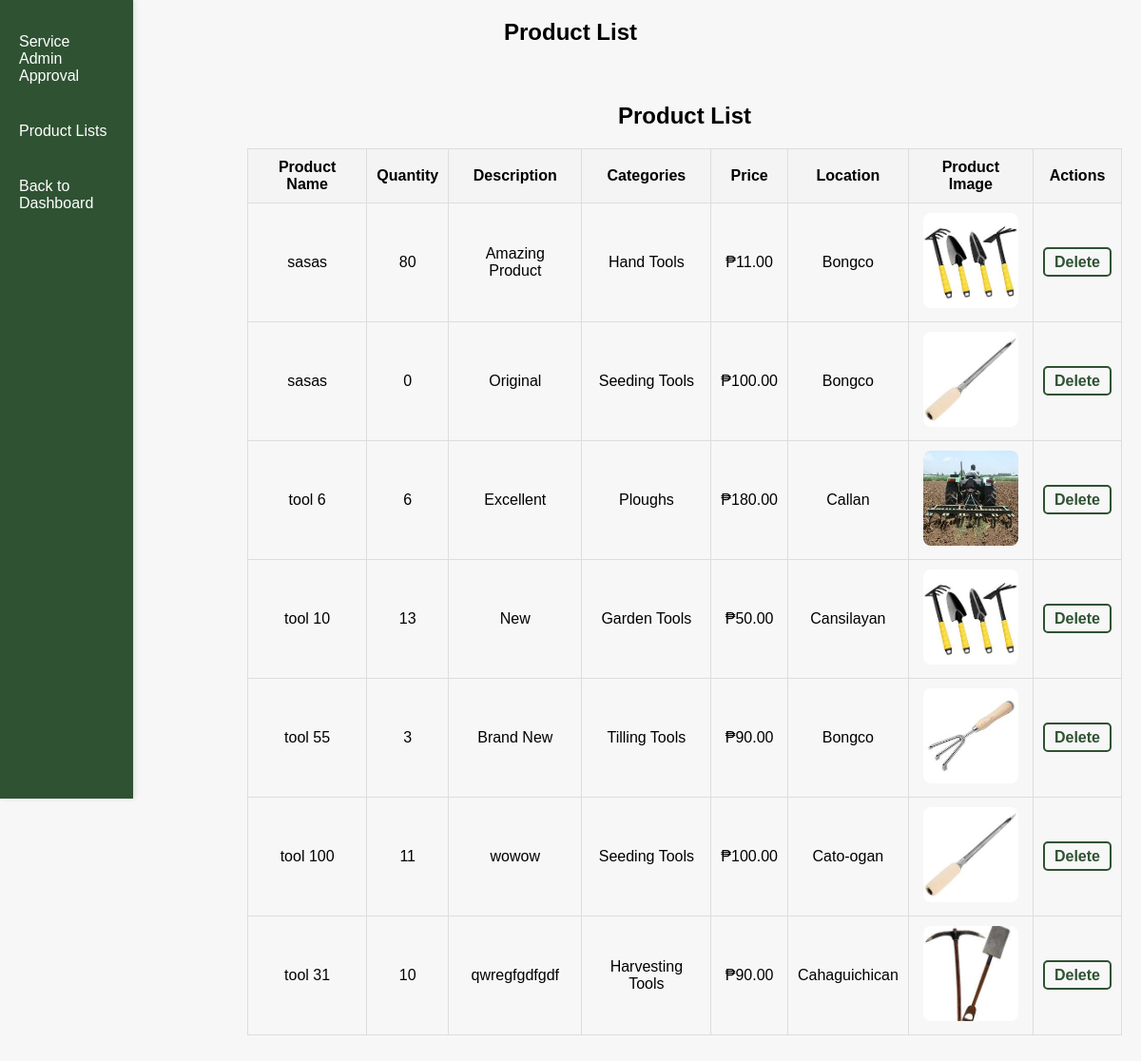
The page /index/AdminProductsApproval.php on the database as committed earlier.
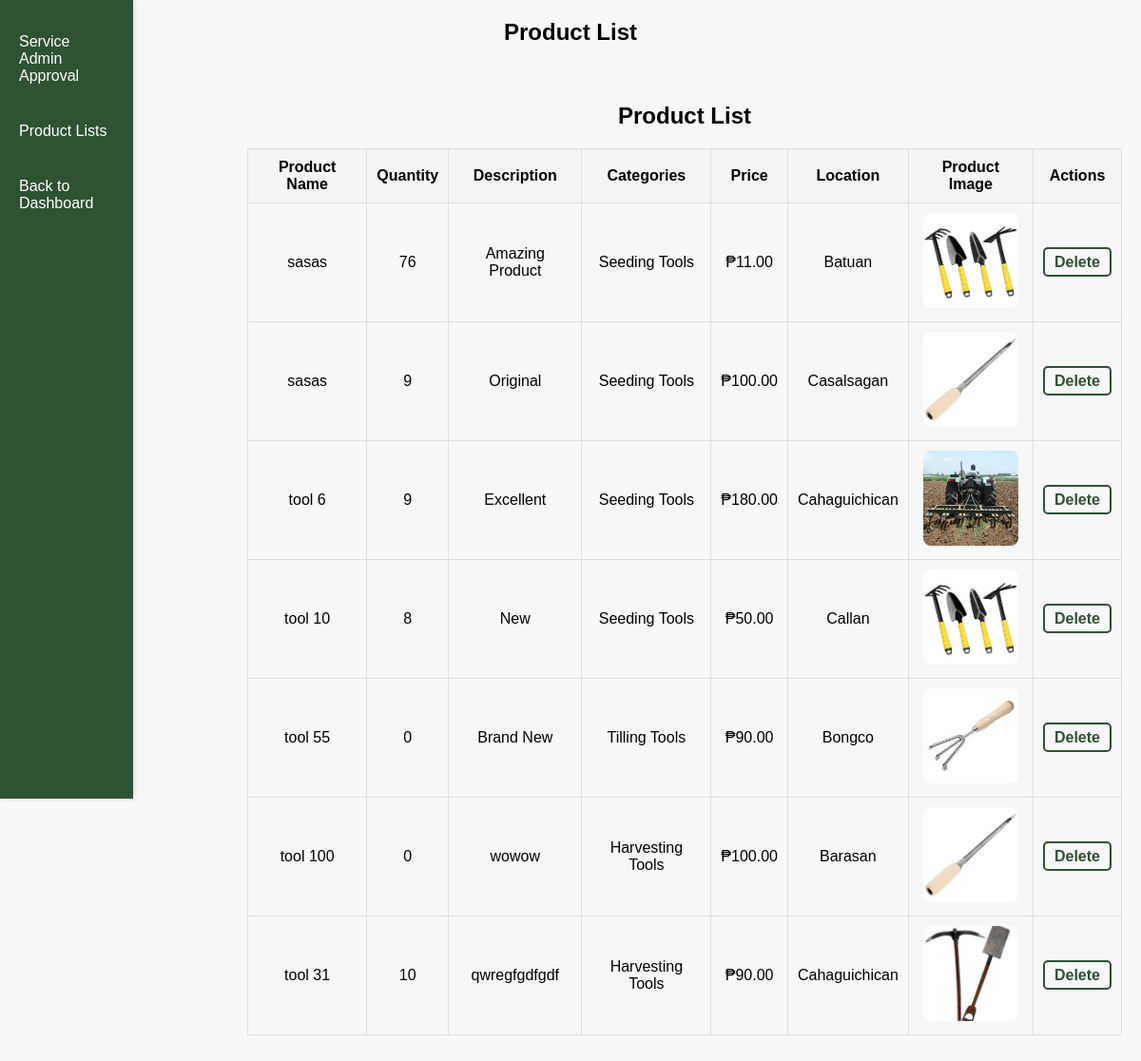
The same page on the database as committed later.
### tables this page shows
CREATE TABLE `products` (
  `id` int(11) NOT NULL,
  `product_name` varchar(255) NOT NULL,
  `location` varchar(255) NOT NULL,
  `description` text DEFAULT NULL,
  `quantity` int(11) NOT NULL,
  `categories` varchar(255) NOT NULL,
  `price` decimal(10,2) NOT NULL,
  `image` varchar(255) NOT NULL,
  `status` enum('pending','approved','declined') DEFAULT 'pending',
  `rent_days` int(11) NOT NULL,
  `created_at` timestamp NOT NULL DEFAULT current_timestamp(),
  `penalty_amount` decimal(10,2) DEFAULT 0.05
);

### index/AdminProductsApproval.php (the view, shortened to what this page needs)
<?php
@include 'config.php';
$approved_result = $conn->query("SELECT * FROM products WHERE status = 'approved'");
?>
<!DOCTYPE html>
<html lang="en">
<head>
</head>
<body>
    <div class="sidebar">
        <a href="AdminCustomerReg.php">Service Admin Approval</a>
        <a href="AdminProductsApproval.php">Product Lists</a>
        <a href="Admin.php">Back to Dashboard</a>
    </div>
    <h2>Product List</h2>
    <div class="container2">
        <div class="section">
            <h2>Product List</h2>
            <?php if ($approved_result && $approved_result->num_rows > 0): ?>
                <table>
                    <thead>
                        <tr>
                            <th>Product Name</th>
                            <th>Quantity</th>
                            <th>Description</th>
                            <th>Categories</th>
                            <th>Price</th>
                            <th>Location</th>
                            <th>Product Image</th>
                            <th>Actions</th>
                        </tr>
                    </thead>
                    <tbody>
                        <?php while ($row = $approved_result->fetch_assoc()): ?>
                            <tr>
                                <td><?php echo htmlspecialchars($row['product_name']); ?></td>
                                <td><?php echo htmlspecialchars($row['quantity']); ?></td>
                                <td><?php echo htmlspecialchars($row['description']); ?></td>
                                <td><?php echo htmlspecialchars($row['categories']); ?></td>
                                <td>₱<?php echo htmlspecialchars($row['price']); ?></td>
                                <td><?php echo htmlspecialchars($row['location']); ?></td>
                                <td>
                                    <img class="product-image" src="uploaded_img/<?php echo htmlspecialchars($row['image']); ?>" alt="Product: <?php echo htmlspecialchars($row['product_name']); ?>" style="width:100px;height:100px;">
                                </td>
                                <td>
                                    <a href="?delete=<?php echo $row['id']; ?>" onclick="return confirm('Are you sure you want to delete this product?');">Delete</a>
                                </td>
                            </tr>
                        <?php endwhile; ?>
                    </tbody>
                </table>
            <?php else: ?>
                <p>No approved product registrations.</p>
            <?php endif; ?>
        </div>
    </div>
</body>
</html>

### index/AdminProductsApproval.php (style rules this page uses)
body { font-family: Arial, sans-serif; background-color: #f7f7f7; margin: 0; padding: 0; }
.sidebar { background-color: #2F5233; color: white; height: 100vh; width: 100px; position: fixed; top: 0; left: 0; padding: 20px; box-shadow: 2px 0px 5px rgba(0, 0, 0, 0.1); }
.sidebar a { color: white; text-decoration: none; font-size: 16px; display: block; padding: 15px 0; margin-bottom: 10px; transition: background-color 0.3s ease; }
h2 { text-align: center; margin-bottom: 20px; }
.container2 { margin-left: 240px; padding: 20px; }
.section { margin-bottom: 30px; }
table { width: 100%; border-collapse: collapse; margin-top: 20px; }
table th, table td { padding: 10px; text-align: center; border: 1px solid #ddd; }
table th { background-color: #f4f4f4; }
table td img { width: 100px; height: 100px; object-fit: cover; border-radius: 8px; }
table a { color: #2F5233; text-decoration: none; font-weight: bold; padding: 5px 10px; border: 2px solid #2F5233; border-radius: 5px; transition: background-color 0.3s ease, color 0.3s ease; }
.product-image { cursor: pointer; border-radius: 8px; }

Rows that differ between the two databases and show on the page:
changed products "Amazing Product": quantity "80" → "76"; categories "Hand Tools" → "Seeding Tools"; location "Bongco" → "Batuan"
changed products "Original": quantity "0" → "9"; location "Bongco" → "Casalsagan"
changed products "tool 6": quantity "6" → "9"; categories "Ploughs" → "Seeding Tools"; location "Callan" → "Cahaguichican"
changed products "tool 10": quantity "13" → "8"; categories "Garden Tools" → "Seeding Tools"; location "Cansilayan" → "Callan"
changed products "tool 55": quantity "3" → "0"
changed products "tool 100": quantity "11" → "0"; categories "Seeding Tools" → "Harvesting Tools"; location "Cato-ogan" → "Barasan"
